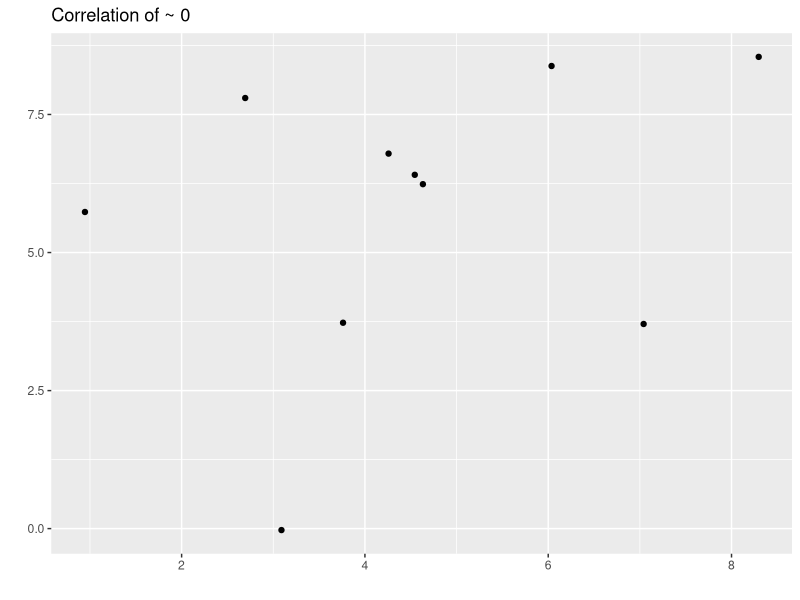
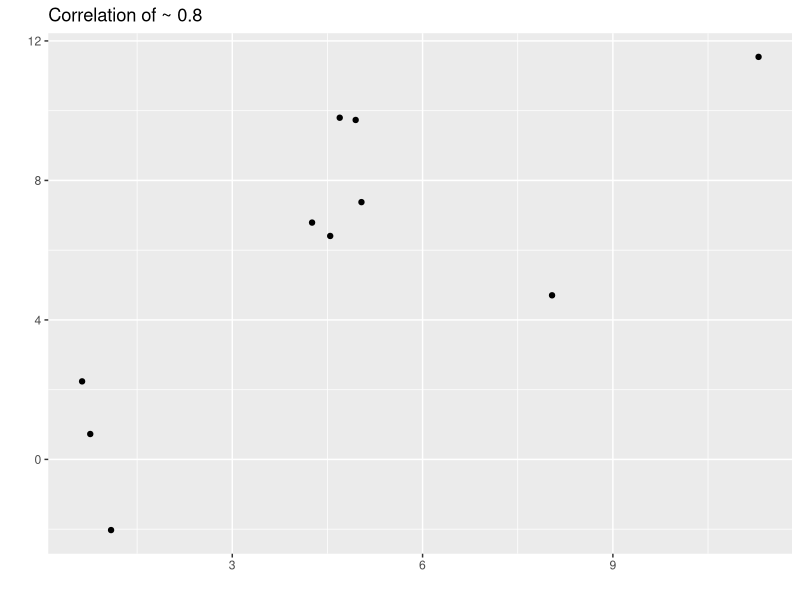
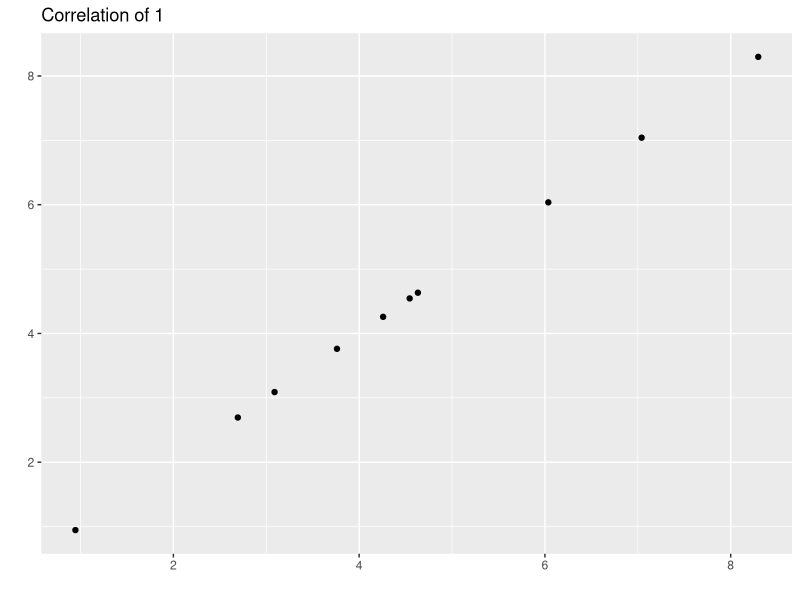

Write R code to recreate these figures, in order.
## ---- chunk 1
example <- data.frame(school = c('berkeley','berkeley','berkeley','berkeley','berkeley','berkeley','berkeley','berkeley','stanfurd','stanfurd','stanfurd','stanfurd','stanfurd','stanfurd','stanfurd','stanfurd'), 
                      sandwich = c('pbj','pbj','pbj','pbj','blt','blt','blt','blt','pbj','pbj','pbj','pbj','blt','blt','blt','blt'),
                      scores = c(7,3,4,6,8,7,6,7,4,5,5,6,2,2,4,4))
summary(aov(scores ~ school + sandwich + school*sandwich, data = example))
## ---- chunk 2
library(ggplot2)
dat <- data.frame(rand1 = rnorm(n = 10, mean = 5, sd = 2),
                  rand2 = rnorm(n = 10, mean = 5, sd = 2))
dat$part1 <- dat$rand1 - c(-4,-3,-2,-1,0,0,1,2,3,4)
dat$part2 <- dat$rand2 - c(-4,-3,-2,-1,0,0,1,2,3,4)
ggplot(data = dat) + geom_point(aes(x = rand1, y = rand2)) + xlab('') + ylab('') +
  ggtitle('Correlation of ~ 0')
## ---- chunk 3
ggplot(data = dat) + geom_point(aes(x = part1, y = part2)) + xlab('') + ylab('') +
  ggtitle('Correlation of ~ 0.8')
ggplot(data = dat) + geom_point(aes(x = rand1, y = rand1)) + xlab('') + ylab('') +
  ggtitle('Correlation of 1')
